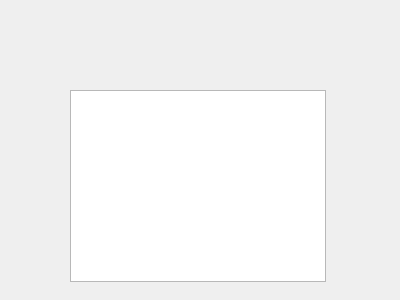
<?xml version="1.0" encoding="UTF-8"?>
<ui version="4.0">
 <class>razumov_Widget</class>
 <widget class="QWidget" name="razumov_Widget">
  <property name="geometry">
   <rect>
    <x>0</x>
    <y>0</y>
    <width>400</width>
    <height>300</height>
   </rect>
  </property>
  <property name="windowTitle">
   <string>razumov_Widget</string>
  </property>
  <widget class="QGraphicsView" name="graphicsView">
   <property name="geometry">
    <rect>
     <x>70</x>
     <y>90</y>
     <width>256</width>
     <height>192</height>
    </rect>
   </property>
  </widget>
 </widget>
 <layoutdefault spacing="6" margin="11"/>
 <resources/>
 <connections/>
</ui>
